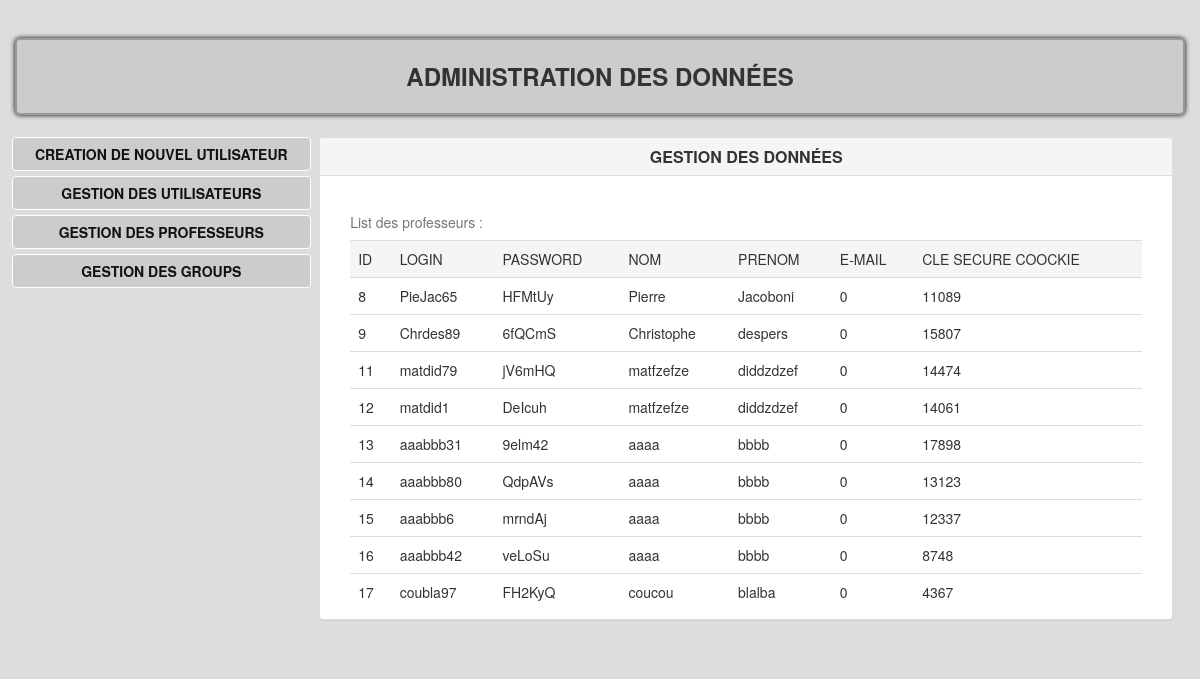
Page /views/users/getTableOfTeachers.php on the committed database.
### tables this page shows
CREATE TABLE IF NOT EXISTS `professeur` (
  `id` int(11) NOT NULL AUTO_INCREMENT,
  `user_id` int(11) NOT NULL,
  PRIMARY KEY (`id`),
  KEY `id` (`id`)
);

CREATE TABLE IF NOT EXISTS `Utilisateurs` (
  `id` int(11) NOT NULL AUTO_INCREMENT,
  `username` text NOT NULL,
  `motdePasse` text NOT NULL,
  `nom` text NOT NULL,
  `prenom` text NOT NULL,
  `email` int(11) NOT NULL,
  `cleSecureCoockie` int(11) NOT NULL,
  PRIMARY KEY (`id`),
  KEY `id` (`id`)
);

### back-side/users/ControllerProfesseur.php (called while the page is built, shortened)
<?php
function getProfesseur(){
	$usernam = "root";
	$password = "abcde";
	$database = "hop3x";
	$conn = new PDO('mysql:host=localhost;dbname='.$database, $usernam , $password);
	$requete = "	SELECT * FROM  `professeur` INNER JOIN `Utilisateurs` ON professeur.user_id = Utilisateurs.id ";
	$retour = [];
	if ($statement = $conn->query($requete)) {
		while($row = $statement->fetch(PDO::FETCH_ASSOC)){
			$temp = array("user_id" => $row['user_id'],"username" => $row['username'],"motdePasse" => $row['motdePasse'],"nom" => $row['nom'], "prenom" => $row['prenom'] , "email" => $row['email'] , "cleSecureCoockie" => $row['cleSecureCoockie']);
			array_push($retour,$temp);
		}
	}
	else {
		die("fail requete");
	}
	return($retour);
}
?>

### views/users/allTeachers.php (the view)
<?php
	include("../../commons/commonBegin.php");
	$professeurs = getProfesseur();
	echo "<div class=table-responsive>";
			echo "<table class= table >";
			echo "<caption alighn = centre> List des professeurs :</caption>";
			echo "<tr class = active>";
                echo "<td>ID</td>";
                echo "<td>LOGIN</td>";
				echo "<td>PASSWORD</td>";
				echo "<td>NOM</td>";
				echo "<td>PRENOM</td>";
				echo "<td>E-MAIL</td>";
				echo "<td>CLE SECURE COOCKIE</td>";
			echo "</tr>";
				foreach ($professeurs as $professeurs){
					echo "<tr>";
						foreach ($professeurs as $sValue){
							echo "<td>{$sValue}</td>";
						}
					echo "</tr>";
				}
			echo "</table>";
			echo "</div>";
?>
<?php
	include("../../commons/commonEnd.php");
?>

### commons/commonBegin.php (shortened to what this page needs)
<!DOCTYPE html>
<html lang="en">
<head>
    <link href="../../css/bootstrap.min.css" rel="stylesheet">
    <link href="../../css/agency.css" rel="stylesheet">
    <link href="../../font-awesome/css/font-awesome.min.css" rel="stylesheet" type="text/css">
	<link rel="stylesheet" href="../../css/bootstrap-select.min.css">
</head>
<body>
<div class="container-fluid" align="center" style="padding-top:1.5%;">

### commons/formadmin.php (shortened to what this page needs)
<!DOCTYPE HTML>
<html>
	<head>
	</head>
	<body>
		<div class="col-md-20" style="padding:0%;">
		<h3 class="hop3xBox" alighn = "centre" >Administration des données</h3>
		</div>
		<div class="col-md-3" style="padding:1%;">
			<div class="row">
					<input type="button" class="btn btn-primary btn-block" value="Creation de nouvel utilisateur" onClick="location.href='../../views/users/newUser.php';">
					<input type="button" class="btn btn-primary btn-block" value="Gestion des utilisateurs" onClick="location.href='../../views/users/getTableOfUsers.php';">
					<input type="button" class="btn btn-primary btn-block" value="Gestion des professeurs" onClick="location.href='../../views/users/getTableOfTeachers.php';">
					<input type="button" class="btn btn-primary btn-block" value="Gestion des groups" onClick="location.href='../../views/users/getNewGroup.php';">
			</div>
		</div>

### views/users/getTableOfTeachers.php (shortened to what this page needs)
<?php
	include("../../commons/commonBegin.php");
	include("../../commons/formadmin.php");
	include("../../back-side/users/ControllerProfesseur.php");
?>
		<form name = "gestion" action = "../../back-side/users/FilterOfUsers.php" method = POST>
		<div class="col-md-9" style="padding:1%;">
		<div class="panel panel-default">
			<div class="panel-heading">
						<h3 class="panel-title">Gestion des données</h3>
			</div>
			<div class="panel-body">
<?php
	include ("allTeachers.php");
?>
			</div>
		</div>
		</div>
		</form>
<?php
	include("../../commons/commonEnd.php");
?>

### commons/commonEnd.php
</div>
</body>
</html>

### css/agency.css (style rules this page uses)
body { overflow-x: hidden; font-family: "Roboto Slab","Helvetica Neue",Helvetica,Arial,sans-serif; background-color: #ddd; }
.hop3xBox { padding: 2%; background-color: #ccc; border: 2px solid #999999; -moz-border-radius: 5px; -webkit-border-radius: 5px; border-radius: 5px; -moz-box-shadow: 0px 0px 5px #000000; -webkit-box-shadow: 0px 0px 5px #000000; box-shadow: 0px 0px 5px #000000; }
h1, h2, h3, h4, h5, h6 { text-transform: uppercase; font-family: Montserrat,"Helvetica Neue",Helvetica,Arial,sans-serif; font-weight: 700; }
.btn-primary { border-color: #fff; text-transform: uppercase; font-family: Montserrat,"Helvetica Neue",Helvetica,Arial,sans-serif; font-weight: 700; color: #111; background-color: #ccc; }
.table-responsive { overflow-y : auto; height : 400px; }
body { webkit-tap-highlight-color: #fed136; }

### rows in the picture
professeur: sValue "8", user.username "PieJac65", user.motdePasse "HFMtUy", user.nom "Pierre", user.prenom "Jacoboni", user.email "0", user.cleSecureCoockie "11089"
professeur: sValue "9", user.username "Chrdes89", user.motdePasse "6fQCmS", user.nom "Christophe", user.prenom "despers", user.email "0", user.cleSecureCoockie "15807"
professeur: sValue "11", user.username "matdid79", user.motdePasse "jV6mHQ", user.nom "matfzefze", user.prenom "diddzdzef", user.email "0", user.cleSecureCoockie "14474"
professeur: sValue "12", user.username "matdid1", user.motdePasse "DeIcuh", user.nom "matfzefze", user.prenom "diddzdzef", user.email "0", user.cleSecureCoockie "14061"
professeur: sValue "13", user.username "aaabbb31", user.motdePasse "9elm42", user.nom "aaaa", user.prenom "bbbb", user.email "0", user.cleSecureCoockie "17898"
professeur: sValue "14", user.username "aaabbb80", user.motdePasse "QdpAVs", user.nom "aaaa", user.prenom "bbbb", user.email "0", user.cleSecureCoockie "13123"
professeur: sValue "15", user.username "aaabbb6", user.motdePasse "mrndAj", user.nom "aaaa", user.prenom "bbbb", user.email "0", user.cleSecureCoockie "12337"
professeur: sValue "16", user.username "aaabbb42", user.motdePasse "veLoSu", user.nom "aaaa", user.prenom "bbbb", user.email "0", user.cleSecureCoockie "8748"
professeur: sValue "17", user.username "coubla97", user.motdePasse "FH2KyQ", user.nom "coucou", user.prenom "blalba", user.email "0", user.cleSecureCoockie "4367"
